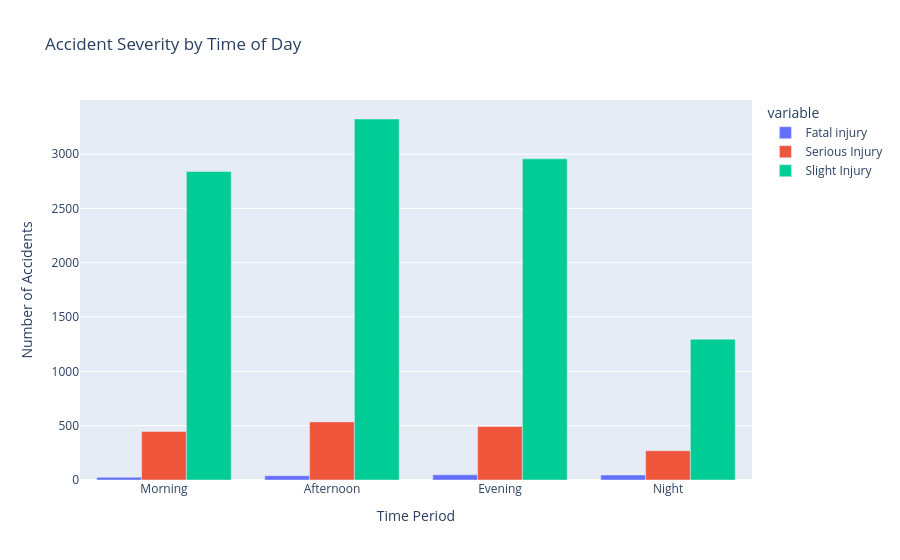

Notebook code for this chart:
### Code cell
time_severity_plot = (
    time_severity
    .reset_index()
)

fig = px.bar(
    time_severity_plot,
    x="Time_Period",
    y=[
        "Fatal injury",
        "Serious Injury",
        "Slight Injury"
    ],
    title="Accident Severity by Time of Day",
    barmode="group"
)

fig.update_layout(
    xaxis_title="Time Period",
    yaxis_title="Number of Accidents"
)

fig.show()

### Figure 1 — Plotly figure (JSON) as saved in the notebook; plotly's stock layout.template omitted (floating-point values rounded to 4 significant figures)
{"data": [{"alignmentgroup": "True", "hovertemplate": "variable=Fatal injury<br>Time_Period=%{x}<br>value=%{y}<extra></extra>", "legendgroup": "Fatal injury", "marker": {"color": "#636efa", "pattern": {"shape": ""}}, "name": "Fatal injury", "offsetgroup": "Fatal injury", "orientation": "v", "showlegend": true, "textposition": "auto", "type": "bar", "x": ["Morning", "Afternoon", "Evening", "Night"], "xaxis": "x", "y": [25, 39, 48, 46], "yaxis": "y"}, {"alignmentgroup": "True", "hovertemplate": "variable=Serious Injury<br>Time_Period=%{x}<br>value=%{y}<extra></extra>", "legendgroup": "Serious Injury", "marker": {"color": "#EF553B", "pattern": {"shape": ""}}, "name": "Serious Injury", "offsetgroup": "Serious Injury", "orientation": "v", "showlegend": true, "textposition": "auto", "type": "bar", "x": ["Morning", "Afternoon", "Evening", "Night"], "xaxis": "x", "y": [447, 535, 492, 269], "yaxis": "y"}, {"alignmentgroup": "True", "hovertemplate": "variable=Slight Injury<br>Time_Period=%{x}<br>value=%{y}<extra></extra>", "legendgroup": "Slight Injury", "marker": {"color": "#00cc96", "pattern": {"shape": ""}}, "name": "Slight Injury", "offsetgroup": "Slight Injury", "orientation": "v", "showlegend": true, "textposition": "auto", "type": "bar", "x": ["Morning", "Afternoon", "Evening", "Night"], "xaxis": "x", "y": [2840, 3323, 2956, 1296], "yaxis": "y"}], "layout": {"barmode": "group", "legend": {"title": {"text": "variable"}, "tracegroupgap": 0}, "title": {"text": "Accident Severity by Time of Day"}, "xaxis": {"anchor": "y", "domain": [0, 1], "title": {"text": "Time Period"}}, "yaxis": {"anchor": "x", "domain": [0, 1], "title": {"text": "Number of Accidents"}}}}
